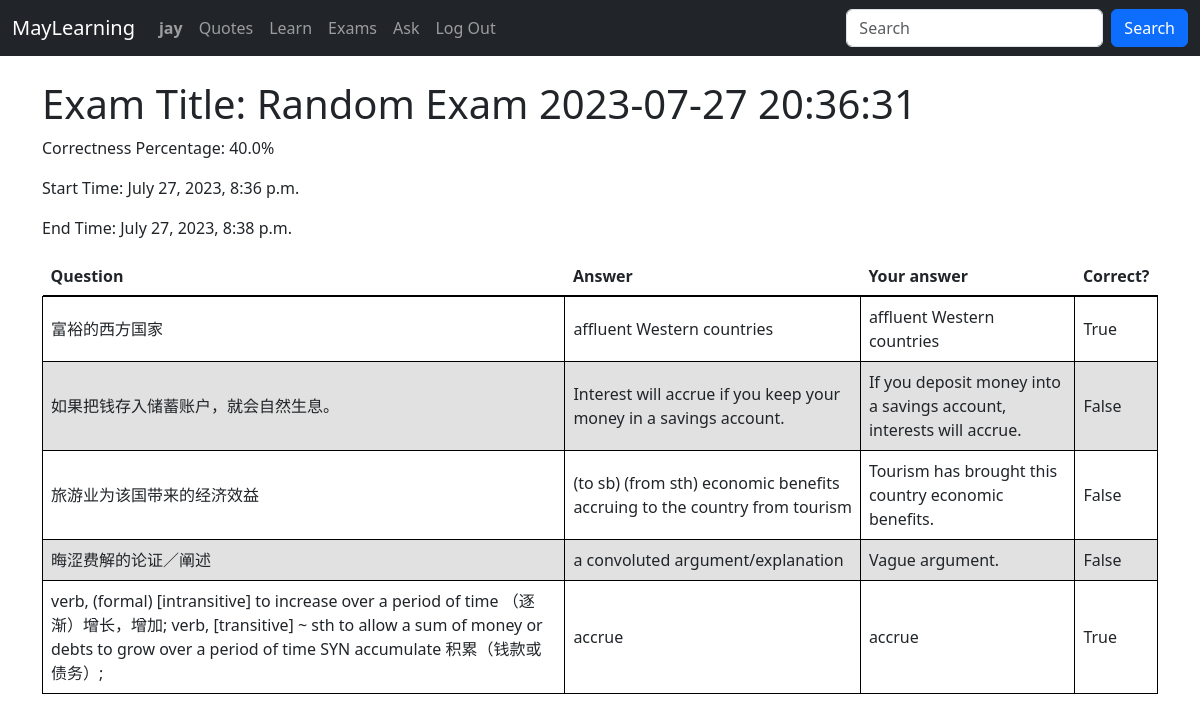
The app's page /examResult/1349/ (signed in) with its own data.
### mayslearning/models.py (models this page shows, shortened)
class User(AbstractUser):
    pass

class Exam(models.Model):
    title = models.CharField(max_length=200)
    questions = models.ManyToManyField(Question)
    created_by = models.ForeignKey(User, on_delete=models.CASCADE)
    created_at = models.DateTimeField(auto_now_add=True)
    duration = models.DurationField(default=timedelta(minutes=30))
    is_random = models.BooleanField(default=True)

class ExamRecord(models.Model):
    user = models.ForeignKey(User, on_delete=models.CASCADE, related_name='exam_records')
    exam = models.ForeignKey(Exam, on_delete=models.CASCADE, related_name='exam_records')
    start_time = models.DateTimeField()
    end_time = models.DateTimeField(null=True)
    timestamp = models.DateTimeField(auto_now_add=True)
    score = models.IntegerField(null=True)
    is_finished = models.BooleanField(default=False)

class QuestionAnswerRecord(models.Model):
    user = models.ForeignKey(User, on_delete=models.CASCADE, related_name='question_answer_records')
    examRecord = models.ForeignKey(ExamRecord, on_delete=models.CASCADE, related_name='question_answer_records', blank=True, null=True)
    question = models.ForeignKey(Question, on_delete=models.CASCADE, related_name='question_answer_records')
    is_correct = models.BooleanField(null=True)
    user_answer = models.CharField(max_length=500, blank=True)
    timestamp = models.DateTimeField(auto_now_add=True)

class Question(models.Model):
    QUESTION_TYPES = [
        ('fill_in', 'Fill-in-the-blank'),
        ('short_answer', 'Short Answer'),
        ('dictation', 'Dictation'),
    ]
    SKILL_TYPES = [
        ('listening', 'Listening'),
        ('grammar', 'Grammar'),
        ('vocabulary', 'Vocabulary'),
    ]
    DIFFICULTY = [
        ('easy', 'Easy'),
        ('medium', 'Medium'),
        ('hard', 'Hard'),
        ('pro', 'Professional'),
    ]
    user = models.ForeignKey(User, on_delete=models.CASCADE)
    question = models.TextField()
    audio = models.ForeignKey(AudioFile, on_delete=models.SET_NULL, blank=True, null=True, related_name='questions')
    answer = models.TextField()
    points = models.IntegerField(default=1)
    timestamp = models.DateTimeField(auto_now=True)
    note = models.CharField(max_length=32, blank=True, null=True)
    questionType = models.CharField(max_length=20, choices=QUESTION_TYPES)
    difficultyLevel = models.CharField(max_length=20, choices=DIFFICULTY)
    skillType = models.CharField(max_length=20, choices=SKILL_TYPES)

### mayslearning/views.py (the view)
# urls.py: path('examResult/<int:theId>/', views.examResult, name='examResult'),
@login_required
def examResult(request, theId):
    try:
        exam_record = ExamRecord.objects.get(exam_id=theId)
        exam = exam_record.exam
        start_time = exam_record.start_time
        end_time = exam_record.end_time
        question_answer_records = exam_record.question_answer_records.select_related('question')
        total_questions = question_answer_records.count()
        correct_answers = question_answer_records.filter(is_correct=True).count()
        percentage = (correct_answers / total_questions) * 100 if total_questions > 0 else 0
        context = {
            'exam_title': exam.title,
            'start_time': start_time,
            'end_time': end_time,
            'question_answer_records': question_answer_records,
            'percentage': percentage,
        }
        return render(request, 'mayslearning/examResult.html', context)
    except ExamRecord.DoesNotExist:
        return render(request, 'mayslearning/error.html', {
                    'message': 'Exam record not found.'
                })

### mayslearning/templates/mayslearning/examResult.html (shortened to what this page needs)
{% extends "mayslearning/layout.html" %}
{% block body %}
<div class="container">
  <h1>Exam Title: {{ exam_title }}</h1>
  <p>Correctness Percentage: {{ percentage }}%</p>
  <p>Start Time: {{ start_time }}</p>
  <p>End Time: {{ end_time }}</p>
  <table id="examResultTable">
    <thead>
      <tr>
        <th>Question</th>
        <th>Answer</th>
        <th>Your answer</th>
        <th>Correct?</th>
      </tr>
    </thead>
    <tbody>
      {% for record in question_answer_records %}
        <tr>
          <td>{{ record.question.question }}</td>
          <td>{{ record.question.answer }}</td>
          <td>{{ record.user_answer }}</td>
          <td>{{ record.is_correct }}</td>
        </tr>
      {% endfor %}
    </tbody>
  </table>
</div>
{% endblock %}

### mayslearning/templates/mayslearning/layout.html (shortened to what this page needs)
{% load static %}
<!DOCTYPE html>
<html lang="en">
  <head>
    <link href="{% static 'mayslearning/styles.css' %}" rel="stylesheet">
    <link href="https://cdn.jsdelivr.net/npm/bootstrap@5.3.0-alpha3/dist/css/bootstrap.min.css" rel="stylesheet">
  </head>
  <body>
    <nav class="navbar navbar-expand-md navbar-dark bg-dark mb-4">
      <div class="container-fluid">
        <a class="navbar-brand" href="{% url 'index' %}">MayLearning</a>
        <div class="collapse navbar-collapse" id="navbarCollapse">
          <ul class="navbar-nav me-auto mb-2 mb-md-0">
            <li class="nav-item">
              <a class="nav-link" id="loggedInUsername" href="{% url 'profile' %}"><strong>{{ user.username }}</strong></a>
            </li>
            <li class="nav-item">
              <a class="nav-link" href="{% url 'wisewords' %}">Quotes</a>
            </li>
            {% if user.is_authenticated %}
              <li class="nav-item">
                <a class="nav-link" href="{% url 'index' %}">Learn</a>
              </li>
              <li class="nav-item">
                <a class="nav-link" href="{% url 'examResults' %}">Exams</a>
              </li>
              <li class="nav-item">
                <a class="nav-link" href="{% url 'post_question' %}">Ask</a>
              </li>
              <li class="nav-item">
                <a class="nav-link" href="{% url 'logout' %}">Log Out</a>
              </li>
            {% endif %}
          </ul>
          <div id="searchContainer" class="d-flex">
            <input id="searchInput" type="text" placeholder="Search" class="form-control me-2">
            <button id="searchButton" class="btn btn-primary" type="button" data-bs-toggle="modal" data-bs-target="#searchModalScrollable">Search</button>
          </div>
        </div>
      </div>
    </nav>
    <div class="body" id="body-content">
      {% block body %}
      {% endblock %}
    </div>
  </body>
</html>

### mayslearning/static/mayslearning/styles.css (style rules this page uses)
#examResultTable tr:nth-child(odd) { background-color: #ffffff; }
#examResultTable tr:nth-child(even) { background-color: #e1e1e1; }
#examResultTable th { position: relative; padding: 8px; }
#examResultTable th::after { content: ""; position: absolute; bottom: 0; left: 0; width: 100%; border-bottom: 1px solid black; }
#examResultTable td, th { border: 1px solid black; padding: 8px; }

### records on screen
User: username "jay"
Exam: title "Random Exam 2023-07-27 20:36:31"
ExamRecord: start_time "July 27, 2023, 8:36 p.m.", end_time "July 27, 2023, 8:38 p.m."
QuestionAnswerRecord: question.question "富裕的西方国家", question.answer "affluent Western countries", user_answer "affluent Western countries", is_correct "True"
QuestionAnswerRecord: question.question "如果把钱存入储蓄账户，就会自然生息。", question.answer "Interest will accrue if you keep your money in a savings account.", user_answer "If you deposit money into a savings account, interests will accrue.", is_correct "False"
QuestionAnswerRecord: question.question "旅游业为该国带来的经济效益", question.answer "(to sb) (from sth) economic benefits accruing to the country from tourism", user_answer "Tourism has brought this country economic benefits.", is_correct "False"
QuestionAnswerRecord: question.question "晦涩费解的论证／阐述", question.answer "a convoluted argument/explanation", user_answer "Vague argument.", is_correct "False"
QuestionAnswerRecord: question.question "verb, (formal) [intransitive] to increase over a period of time （逐渐）增长，增加; verb, [transitive] ~ sth to allow a sum of money or debts to grow over a period of time SYN accumulate 积累（钱款或债务）;", question.answer "accrue", user_answer "accrue", is_correct "True"

### other values on screen
{{ percentage }} "40.0"
